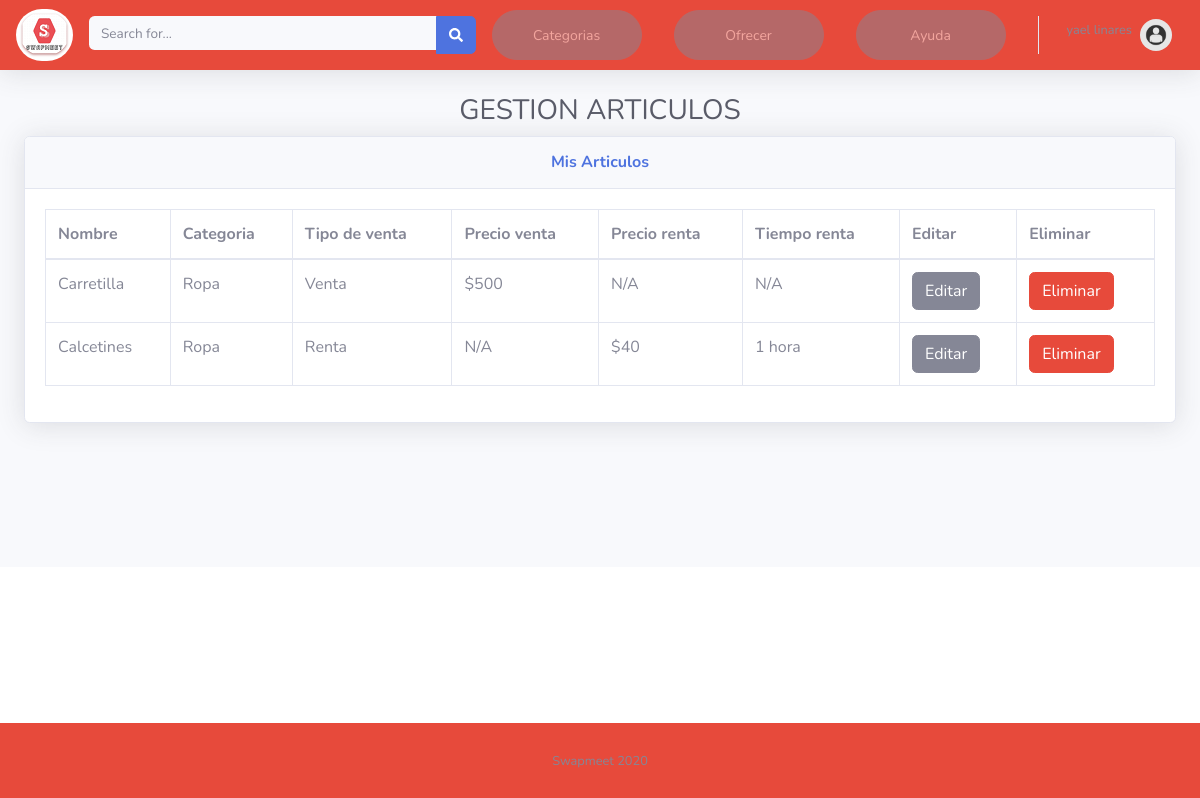
Screenshot of /see_products.php (signed in) with the database file from the repository.
### tables this page shows
CREATE TABLE `products_data` (
  `product_id` int(11) NOT NULL,
  `user_id` int(11) DEFAULT NULL,
  `name` varchar(50) NOT NULL,
  `product_description` varchar(50) DEFAULT NULL,
  `change_description` varchar(50) DEFAULT NULL,
  `status` varchar(50) NOT NULL,
  `price_sale` varchar(50) DEFAULT NULL,
  `price_rental` varchar(20) DEFAULT NULL,
  `img` varchar(50) DEFAULT NULL,
  `time_rental` varchar(20) DEFAULT NULL,
  `sale_type` varchar(50) NOT NULL,
  `product_category` varchar(20) NOT NULL,
  `change_category` varchar(20) DEFAULT NULL
);

### see_products.php (the view, shortened to what this page needs)
<?php
include("conexiondb.php");
?>
<!DOCTYPE html>
<html lang="en">
<head>
    <link href="css/all.min.css" rel="stylesheet" type="text/css">
    <link href="css/sb-admin-2.min.css" rel="stylesheet">
</head>
<body id="page-top">
    <div id="wrapper">
    <div id="content-wrapper" class="d-flex flex-column">
        <div id="content">
        <nav class="navbar navbar-expand navbar-light bg-danger topbar mb-4 static-top shadow">
          <a href="index.php">
            <img src="img/Slogo_b.png" style="border-radius: 35px;" >
          </a>
        <form action="index.php" method="GET" class="d-none d-sm-inline-block form-inline mr-auto ml-md-3 my-2 my-md-0 mw-100 navbar-search">
            <div class="input-group">
                <input type="text" name="q" class="form-control bg-light border-0 small" placeholder="Search for..." aria-label="Search" aria-describedby="basic-addon2">
                <div class="input-group-append">
                    <button type="submit" class="btn btn-primary" type="button">
                        <i class="fas fa-search fa-sm"></i>
                    </button>
                </div>
            </div>
        </form>
          <ul class="navbar-nav ml-auto">
             <li class="nav-item dropdown no-arrow mx-1">
              <a class="nav-link dropdown-toggle" href="#" id="alertsDropdown" role="button" data-toggle="dropdown" aria-haspopup="true" aria-expanded="false">
                <button type="button" class="btn btn-secondary btn-sm" style="border-radius: 25px;width : 150px; height: 50px;  opacity: 0.5;">Categorias</button>
              </a>
            </li>
           <li class="nav-item dropdown no-arrow mx-1">
                   <a href="product_register.php" class="nav-link dropdown-toggle">
                      <button  type="button" class="btn btn-secondary btn-sm" style="border-radius: 25px;width : 150px; height: 50px;  opacity: 0.5;">Ofrecer</button>
                  </a>
              </li>
              <li class="nav-item dropdown no-arrow mx-1">
                   <a href="help_support.php" class="nav-link dropdown-toggle">
                      <button  type="button" class="btn btn-secondary btn-sm" style="border-radius: 25px;width : 150px; height: 50px;  opacity: 0.5;">Ayuda</button>
                  </a>
              </li>
            <?php
            if (isset($_SESSION['user_id'])) {
                $getUserQuery = 'SELECT first_name, last_name FROM users_data WHERE user_id='.$_SESSION['user_id'];
                $getUser = mysqli_query($conexion, $getUserQuery);
                $user = mysqli_fetch_assoc($getUser);
              ?>
                <li class="nav-item dropdown no-arrow">
                    <a class="nav-link dropdown-toggle" href="#" id="userDropdown" role="button" data-toggle="dropdown" aria-haspopup="true" aria-expanded="false">
                        <span class="mr-2 d-none d-lg-inline text-gray-600 small">
                            <label><?php echo $user['first_name']." ".$user['last_name'];?></label>
                        </span>
                        <img class="img-profile rounded-circle" src="img/user.jpg">
                    </a>
                </li>
            <?php } ?>
          </ul>
        </nav>
									<div class="container-fluid">
                    <?php
                     $getProductQuery = 'SELECT * FROM products_data WHERE user_id='.$_SESSION['user_id'];
                $getProduct = mysqli_query($conexion, $getProductQuery);
                ?>
												<h1 class="h3 mb-2 text-gray-800 text-center">GESTION ARTICULOS</h1>
												<div class="card shadow mb-4">
													<div class="card-header py-3 text-center">
														<h6 class="m-0 font-weight-bold text-primary">Mis Articulos</h6>
													</div>
													<div class="card-body">
														<div class="table-responsive">
															<table class="table table-bordered" id="dataTable" width="100%" cellspacing="0">
																<thead>
																	<tr>
																		<th>Nombre</th>
																		<th>Categoria</th>
																		<th>Tipo de venta</th>
																		<th>Precio venta</th>
                                    <th>Precio renta</th>
                                    <th>Tiempo renta</th>
																		<th>Editar</th>
																		<th>Eliminar</th>
																	</tr>
																</thead>
																<tbody>
																 <?php while($Product = mysqli_fetch_assoc($getProduct)){?>
																	<tr>
																		<td><?php echo $Product['name'];?></td>
																		<td><?php echo $Product['product_category'];?></td>
																		<td><?php echo $Product['sale_type'];?></td>
                                    <?php if(empty($Product['price_sale'])){
                                      ?><td>N/A</td>
                                   <?php }else{?>
																		<td>$<?php echo $Product['price_sale'];?></td>
                                  <?php } ?>
                                  <?php if(empty($Product['price_rental'])){
                                      ?><td>N/A</td>
                                   <?php }else{?>
                                    <td>$<?php echo $Product['price_rental'];?></td>
                                  <?php } ?>
                                  <?php if(empty($Product['time_rental'])){
                                      ?><td>N/A</td>
                                   <?php }else{?>
                                    <td><?php echo $Product['time_rental'];?></td>
                                  <?php } ?>
																		<td><a href="edit_product.php?edit_product=<?php echo $Product['product_id'];?>"><button class="btn btn-secondary " id="edit" value="">Editar</button></a></td>
																		<td><button class="btn btn-danger delete"  id="delete" data-toggle="modal" data-target="#logoutModal"  value="<?php echo $Product['product_id'];?>">Eliminar</button> </td>
                                    <?php } ?>
																	</tr>
																</tbody>
															</table>
														</div>
													</div>
												</div>
									</div>
						 </div>
						 <br>
						 <br>
						 <br>
						 <br>
						 <br>
              <footer class="sticky-footer bg-danger" style="position: absolute;
          bottom: 0;width: 100%;">
                <div class="container my-auto">
                  <div class="copyright text-center my-auto">
                    <span>Swapmeet 2020</span>
                  </div>
                </div>
              </footer>
				</div>
		</div>
</body>
</html>

### rows the page displays
products_data: name "Carretilla", product_category "Ropa", sale_type "Venta", price_sale "500", price_rental "N/A", time_rental "N/A", $Product['product_id'] 81 (drawn)
products_data: name "Calcetines", product_category "Ropa", sale_type "Renta", price_sale "N/A", price_rental "40", time_rental "1 hora", $Product['product_id'] 83 (drawn)
